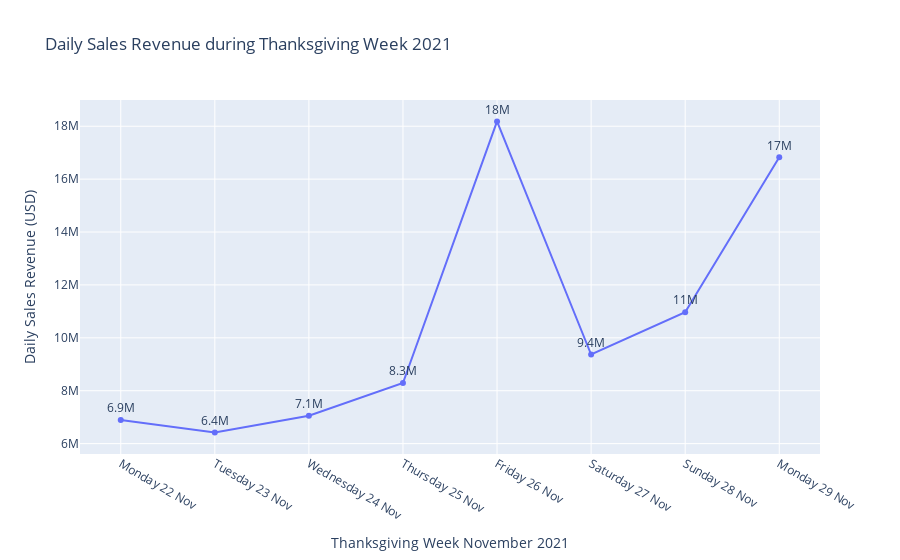

Notebook code for this chart:
### Code cell
import plotly.express as px

# Assuming commision_to_day is your DataFrame
fig = px.scatter(day_to_day, x='sqldate', y='saleamt', text='saleamt', title='Daily Sales Revenue during Thanksgiving Week 2021')

# Update the traces to show lines and markers (points), and add the text
fig.update_traces(mode='lines+markers+text', texttemplate='%{text:.2s}', textposition='top center', 
                  hovertemplate='<b>%{x}</b>: %{y:.2s} USD<extra></extra>')

# Update layout settings
fig.update_layout(
    hovermode="x",
    xaxis=dict(title='Thanksgiving Week November 2021', tickformat='%A %d %b', dtick='D1'),
    yaxis=dict(title='Daily Sales Revenue (USD)')
)

# Show the figure

fig.show()

### Figure 1 — Plotly figure (JSON) as saved in the notebook; plotly's stock layout.template omitted (floating-point values rounded to 4 significant figures)
{"data": [{"hovertemplate": "<b>%{x}</b>: %{y:.2s} USD<extra></extra>", "legendgroup": "", "marker": {"color": "#636efa", "symbol": "circle"}, "mode": "lines+markers+text", "name": "", "orientation": "v", "showlegend": false, "text": [6897000.0, 6419000.0, 7054000.0, 8291000.0, 18180000.0, 9369000.0, 10970000.0, 16830000.0], "textposition": "top center", "texttemplate": "%{text:.2s}", "type": "scatter", "x": ["2021-11-22T00:00:00", "2021-11-23T00:00:00", "2021-11-24T00:00:00", "2021-11-25T00:00:00", "2021-11-26T00:00:00", "2021-11-27T00:00:00", "2021-11-28T00:00:00", "2021-11-29T00:00:00"], "xaxis": "x", "y": [6897000.0, 6419000.0, 7054000.0, 8291000.0, 18180000.0, 9369000.0, 10970000.0, 16830000.0], "yaxis": "y"}], "layout": {"hovermode": "x", "legend": {"tracegroupgap": 0}, "title": {"text": "Daily Sales Revenue during Thanksgiving Week 2021"}, "xaxis": {"anchor": "y", "domain": [0, 1], "dtick": "D1", "tickformat": "%A %d %b", "title": {"text": "Thanksgiving Week November 2021"}}, "yaxis": {"anchor": "x", "domain": [0, 1], "title": {"text": "Daily Sales Revenue (USD)"}}}}
